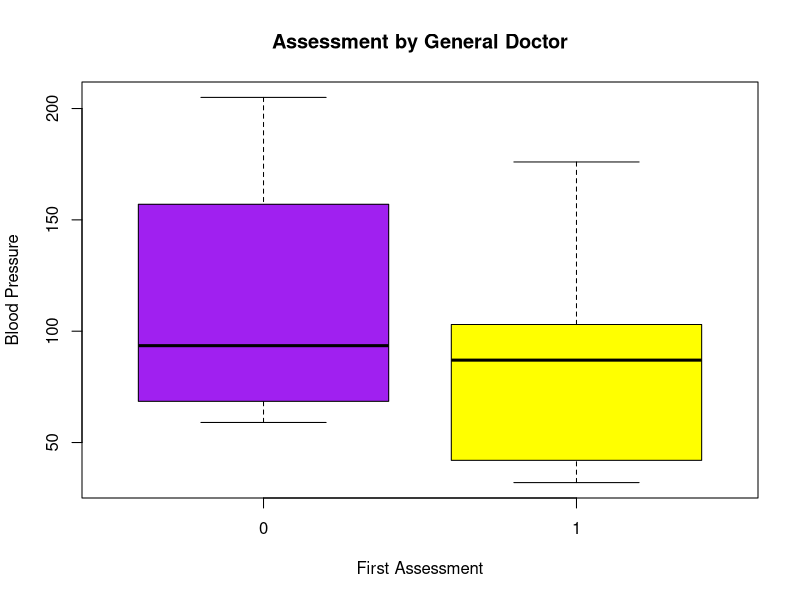
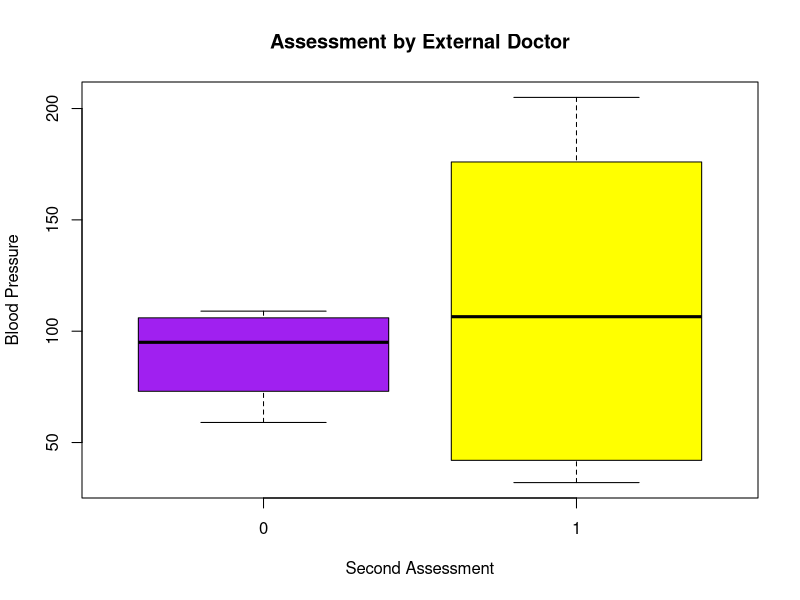
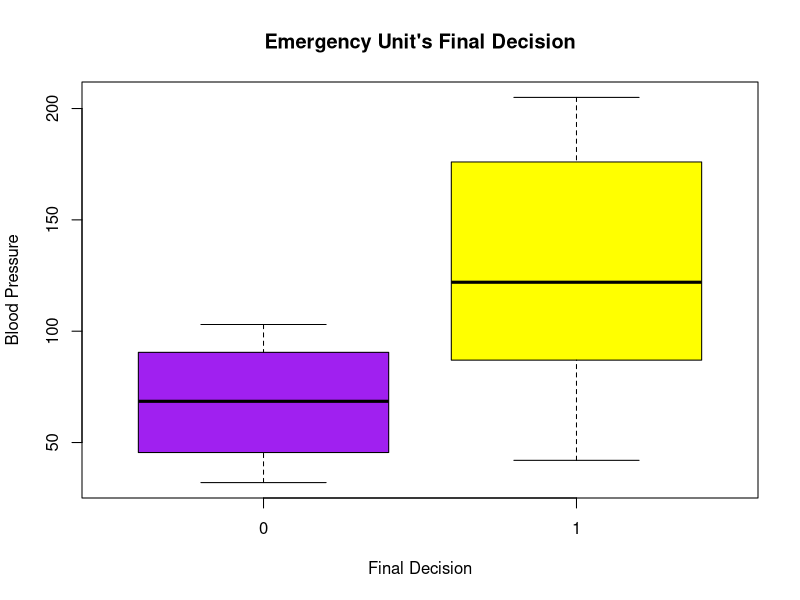

Generate these figures, in order, with R: (Note: this script raises an error after producing the figures.)


Frequency <- c(.6, .3, .4, .4, .2, .6, .3, .4, .9, .2)
BP <- c(103, 87, 32, 42, 59, 109, 78, 205, 135, 176)
First <- c(1, 1, 1, 1, 0, 0, 0, 0, NA, 1)
Second <- c(0, 0, 1, 1, 0, 0, 1, 1, 1, 1)
FinalDecision <- c(0, 1, 0, 1, 0, 1, 0, 1, 1, 1)
 
healthmat.df <-
  data.frame(Frequency, BP, First, Second, FinalDecision)

b1 <- boxplot(
  BP ~ First,
  data = healthmat.df,
  main = "Assessment by General Doctor",
  col = (c("purple", "yellow")),
  xlab = "First Assessment",
  #Recall 0=bad and 1=good
  ylab = "Blood Pressure"
)

b2 <- boxplot(
  BP ~ Second,
  data = healthmat.df,
  main = "Assessment by External Doctor",
  col = (c("purple", "yellow")),
  xlab = "Second Assessment",
  #Recall 0=bad and 1=good
  ylab = "Blood Pressure"
)
b3 <- boxplot(
  BP ~ FinalDecision,
  data = healthmat.df,
  main = "Emergency Unit's Final Decision",
  col = (c("purple", "yellow")),
  xlab = "Final Decision",
  #Recall 0=bad and 1=good
  ylab = "Blood Pressure"
)
h1 <- hist(
  heathmat.df$BP,
  main = "Blood Pressure of Patients By Frequency of Hospital Visits",
  col = c("red", "orange", "yellow", "blue", "purple"),
  xlab = "Blood Pressure",
  ylab = "Frequency of Hospital Visits"
)
